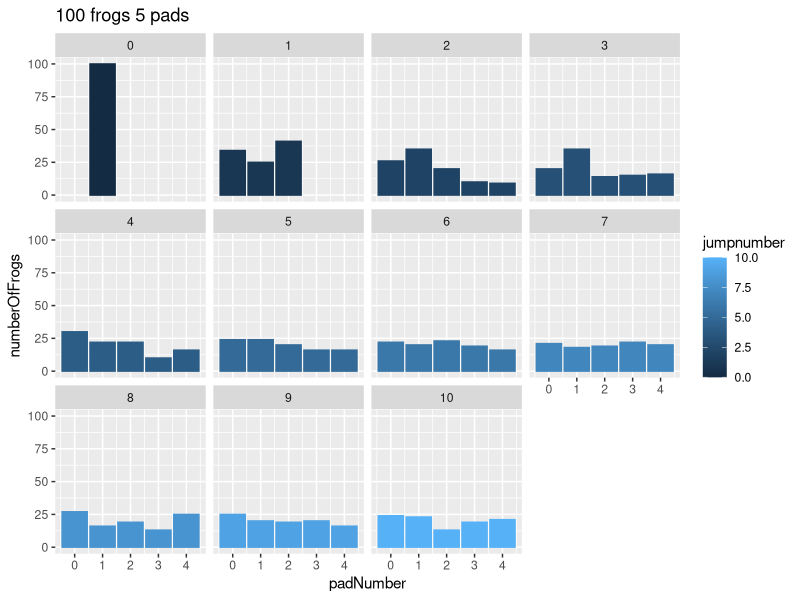
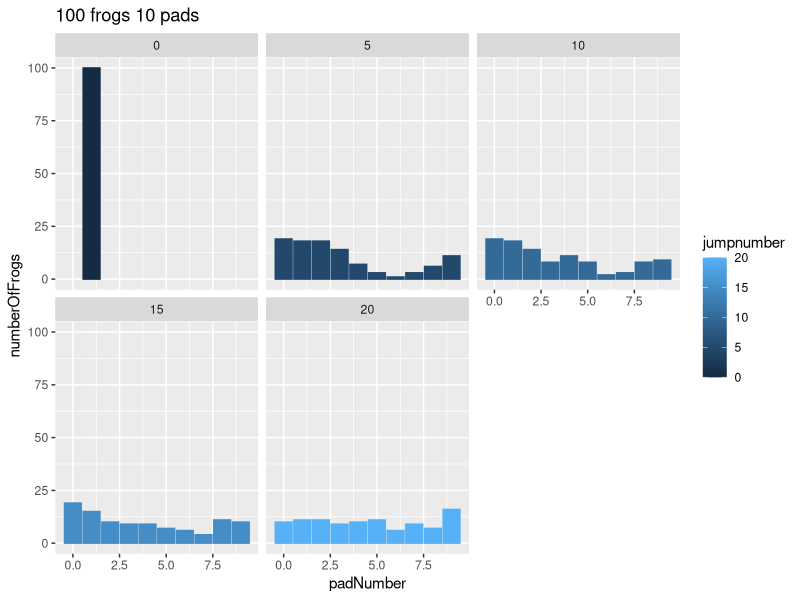
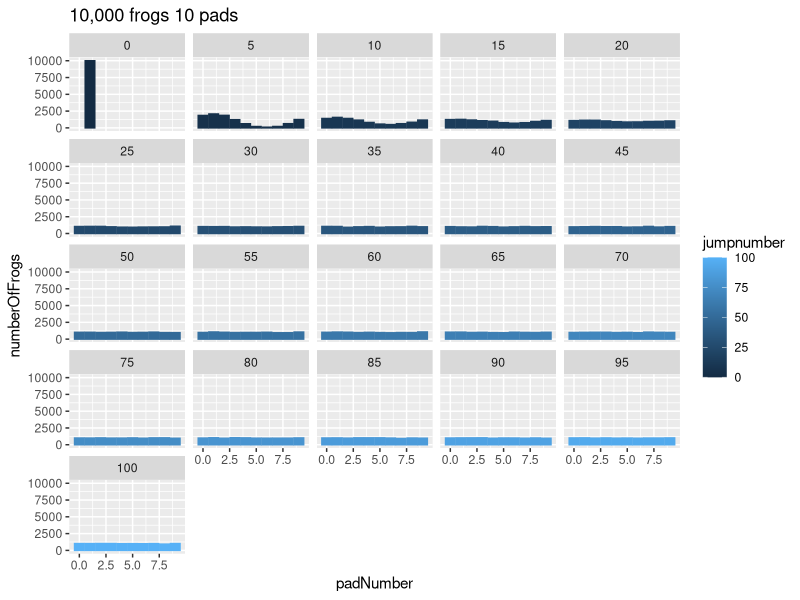
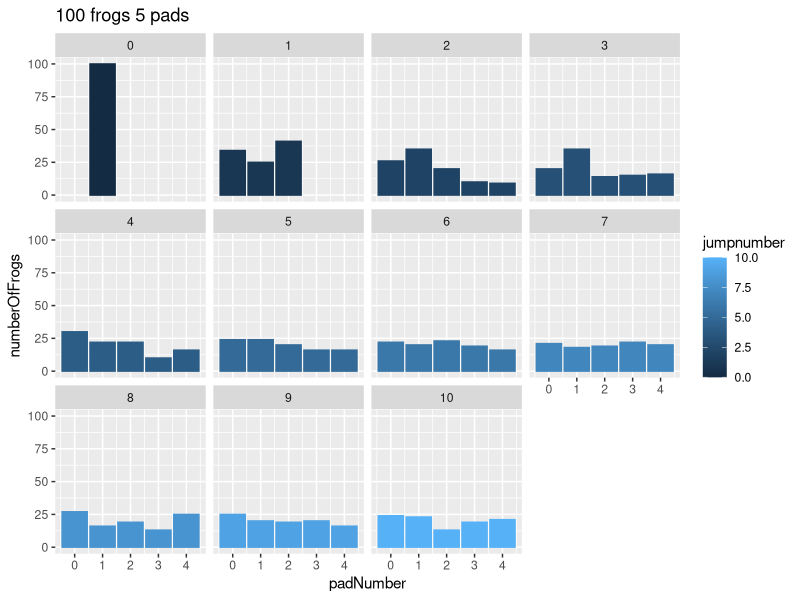
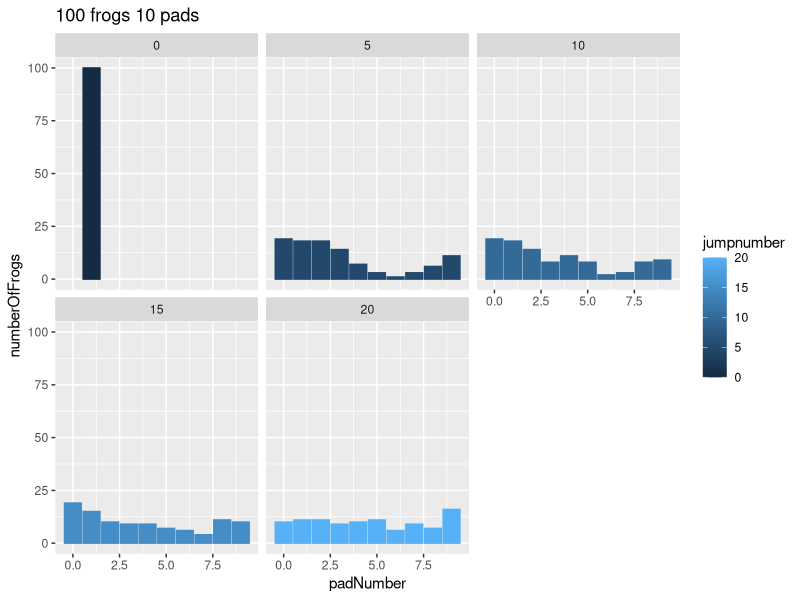
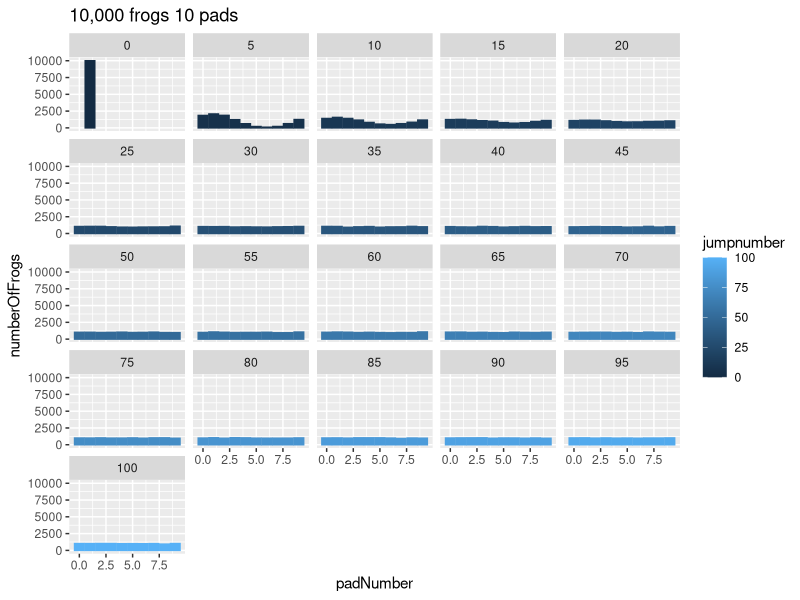

The R source for these figures, in order:
library(ggplot2)

getwd()
setwd("C:/Users/nick/Documents/GitHub/Math489")

q2_long <- read.csv("question2long.csv")
q3_long <- read.csv("question3long.csv")
bigsim <- read.csv("bigsimlong.csv")


q3_long_subset <- subset(q3_long, jumpnumber %% 5 == 0)
bigsim_subset <- subset(bigsim, jumpnumber %% 5 == 0)

ggplot(data = q2_long, aes(x = padNumber, y = numberOfFrogs, fill = jumpnumber, color = jumpnumber)) +
  geom_bar(stat = "identity") +
  facet_wrap(~jumpnumber) +
  ggtitle("100 frogs 5 pads")

ggsave("frogq2.jpeg")

ggplot(data = q3_long_subset, aes(x = padNumber, y = numberOfFrogs, fill = jumpnumber, color = jumpnumber)) +
  geom_bar(stat = "identity") +
  facet_wrap(~jumpnumber) +
  ggtitle("100 frogs 10 pads")

ggsave("frogq3.jpeg")

ggplot(data = bigsim_subset, aes(x = padNumber, y = numberOfFrogs, fill = jumpnumber, color = jumpnumber)) +
  geom_bar(stat = "identity") +
  facet_wrap(~jumpnumber) +
  ggtitle("10,000 frogs 10 pads")

ggsave("frogbigsim.jpeg")
